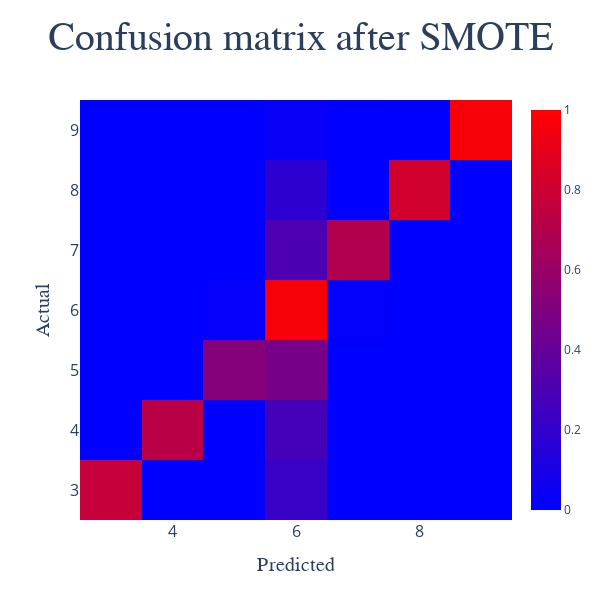

The cell this chart's notebook holds for it:
### Code cell
fig = go.Figure(
    data = go.Heatmap(
        z = cm_norm,
        x = labels,
        y = labels,
        zmin = 0,
        zmax = 1,
        colorscale = [
            [0, 'blue'],
            [1, 'red']
        ],
        text = cm_norm.values.round(2)
    ),
    layout = go.Layout(
        title = {
            'text': 'Confusion matrix after SMOTE',
            'font': {'size': 40, 'family': "Gulliver"},
            'x': 0.5
        },
        yaxis_title = {
            'font': {'size': 20, 'family': "Gulliver"},
            'text': 'Actual'
        },
        xaxis_title = {
            'font': {'size': 20, 'family': "Gulliver"},
            'text': 'Predicted'
        },
        width = 600,
        height = 600
    )
)

fig.update_xaxes(tickfont=dict(size = 16))
fig.update_yaxes(tickfont=dict(size = 16))

fig.show()

### Figure 1 — Plotly figure (JSON) as saved in the notebook; plotly's stock layout.template omitted (floating-point values rounded to 4 significant figures)
{"data": [{"colorscale": [[0, "blue"], [1, "red"]], "text": [[0.77, 0, 0, 0.22, 0, 0, 0], [0, 0.72, 0, 0.27, 0, 0, 0], [0, 0, 0.53, 0.47, 0, 0, 0], [0, 0, 0.02, 0.97, 0.01, 0, 0], [0, 0, 0, 0.3, 0.69, 0, 0], [0, 0, 0, 0.18, 0, 0.82, 0], [0, 0, 0, 0.02, 0, 0, 0.97]], "type": "heatmap", "x": [3, 4, 5, 6, 7, 8, 9], "y": [3, 4, 5, 6, 7, 8, 9], "z": [[0.7733, 0, 0.00381, 0.2229, 0, 0, 0], [0, 0.7248, 0.001835, 0.2697, 0.001835, 0.001835, 0], [0, 0.001751, 0.5271, 0.4676, 0.001751, 0, 0.001751], [0.001742, 0.001742, 0.01568, 0.9686, 0.01045, 0, 0.001742], [0, 0, 0.001832, 0.3004, 0.6941, 0.003663, 0], [0, 0.001812, 0, 0.1775, 0.001812, 0.8188, 0], [0, 0, 0, 0.02247, 0, 0.003745, 0.9738]], "zmax": 1, "zmin": 0}], "layout": {"height": 600, "title": {"font": {"family": "Gulliver", "size": 40}, "text": "Confusion matrix after SMOTE", "x": 0.5}, "width": 600, "xaxis": {"tickfont": {"size": 16}, "title": {"font": {"family": "Gulliver", "size": 20}, "text": "Predicted"}}, "yaxis": {"tickfont": {"size": 16}, "title": {"font": {"family": "Gulliver", "size": 20}, "text": "Actual"}}}}
